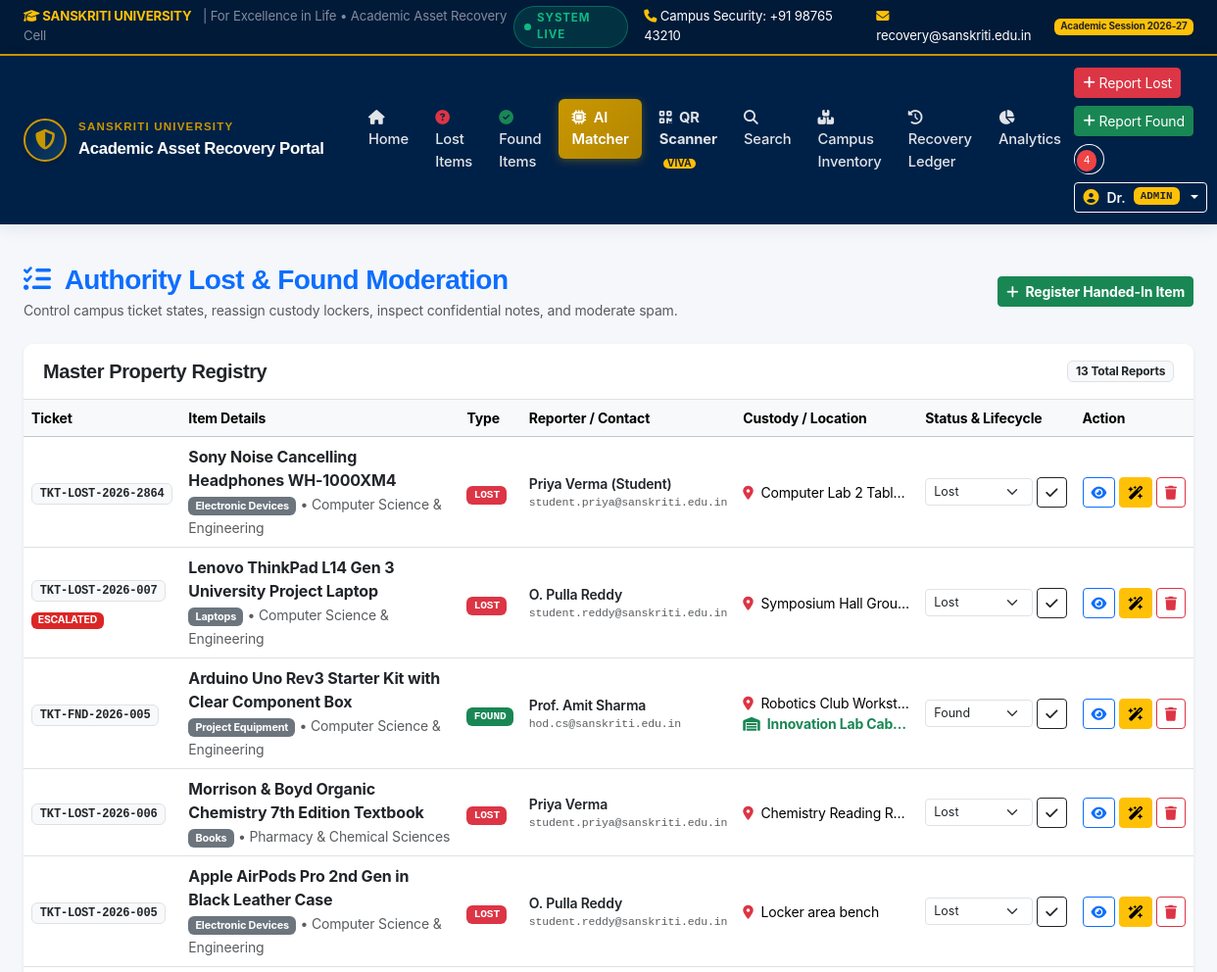
/admin/lost-found (signed in, upper part), run on an earlier commit of the app's database.
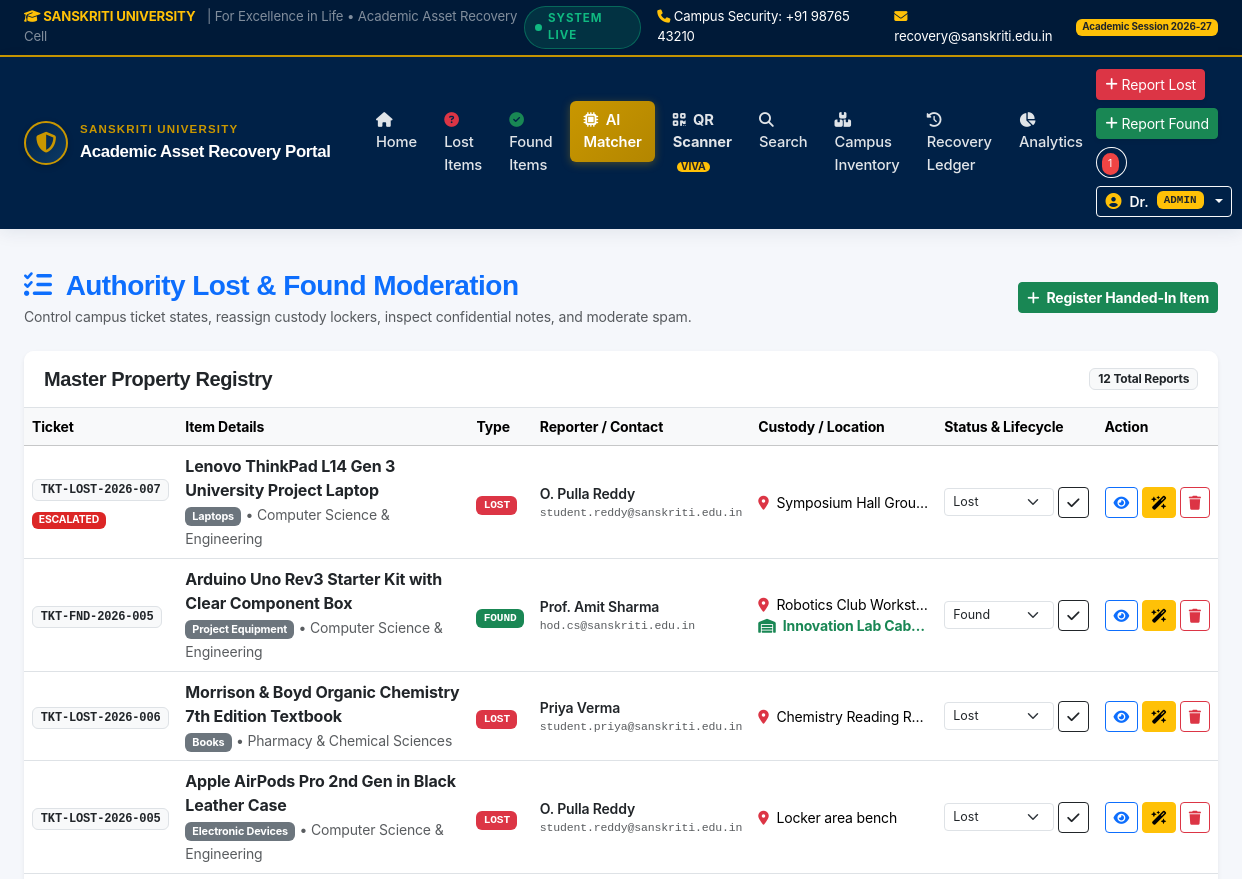
And on a later commit of the database.
### tables this page shows
CREATE TABLE items (
        id INTEGER PRIMARY KEY AUTOINCREMENT,
        ticket_number TEXT UNIQUE NOT NULL,
        type TEXT NOT NULL, -- 'lost' or 'found'
        title TEXT NOT NULL,
        category TEXT NOT NULL,
        description TEXT NOT NULL,
        department TEXT NOT NULL,
        location TEXT NOT NULL,
        building_zone TEXT NOT NULL,
        date_event TEXT NOT NULL,
        time_event TEXT,
        image_path TEXT,
        user_id INTEGER,
        reporter_name TEXT,
        reporter_contact TEXT,
        is_anonymous INTEGER DEFAULT 0,
        status TEXT NOT NULL DEFAULT 'Lost', -- 'Lost', 'Found', 'Under Claim', 'Verified', 'Returned', 'Closed'
        serial_number_hint TEXT,
        identifying_marks TEXT,
        storage_location TEXT,
        escalated INTEGER DEFAULT 0,
        escalation_reason TEXT,
        escalated_at TIMESTAMP,
        created_at TIMESTAMP DEFAULT CURRENT_TIMESTAMP,
        updated_at TIMESTAMP DEFAULT CURRENT_TIMESTAMP,
        FOREIGN KEY (user_id) REFERENCES users (id) ON DELETE SET NULL
    );

### app.py (the view)
@app.route('/admin/lost-found')
@login_required
@role_required('admin', 'staff', 'dept_head')
def admin_lost_found():
    items = database.query_db("SELECT * FROM items ORDER BY id DESC")
    return render_template('admin/items_management.html', items=items)

### app.py (called while the page is built)
@app.context_processor
def inject_global_template_data():
    user = get_current_user()
    unread_count = 0
    if user:
        row = database.query_db("SELECT COUNT(*) as c FROM notifications WHERE user_id = ? AND is_read = 0", (user['id'],), one=True)
        unread_count = row['c'] if row else 0
    return {
        'current_user': user,
        'unread_notifs_count': unread_count,
        'now_year': datetime.now().year
    }

### auth_helper.py (called while the page is built)
def get_current_user():
    if 'user_id' not in session:
        return None
    user = database.query_db("SELECT * FROM users WHERE id = ?", (session['user_id'],), one=True)
    return user

def login_required(f):
    @wraps(f)
    def decorated_function(*args, **kwargs):
        if 'user_id' not in session:
            flash("Please sign in with your university account to access this page.", "warning")
            return redirect(url_for('login', next=request.url))
        return f(*args, **kwargs)
    return decorated_function

### database.py (called while the page is built)
def get_db():
    if 'db' not in g:
        g.db = sqlite3.connect(DB_PATH)
        g.db.row_factory = sqlite3.Row
        g.db.execute("PRAGMA foreign_keys = ON")
    return g.db

### templates/admin/items_management.html (shortened to what the changed rows need)
{% extends 'base.html' %}
{% block content %}
<div class="container-fluid px-4">
    <div class="card shadow-sm border-0">
        <div class="card-header bg-white py-3 border-bottom d-flex justify-content-between align-items-center">
            <h5 class="fw-bold mb-0 text-dark">Master Property Registry</h5>
            <span class="badge bg-light text-dark border">{{ items|length }} Total Reports</span>
        </div>
        <div class="card-body p-0">
            <div class="table-responsive">
                <table class="table table-hover align-middle mb-0">
                    <thead class="table-light small">
                        <tr>
                            <th>Ticket</th>
                            <th>Item Details</th>
                            <th>Type</th>
                            <th>Reporter / Contact</th>
                            <th>Custody / Location</th>
                            <th>Status &amp; Lifecycle</th>
                            <th>Action</th>
                        </tr>
                    </thead>
                    <tbody>
                        {% for itm in items %}
                        <tr>
                            <td>
                                <span class="badge bg-light text-dark border font-monospace fw-bold">
                                    {{ itm.ticket_number }}
                                </span>
                                {% if itm.escalated %}
                                    <div class="mt-1"><span class="badge badge-escalated" style="font-size:0.65rem;">ESCALATED</span></div>
                                {% endif %}
                            </td>
                            <td>
                                <div class="fw-bold text-dark">{{ itm.title }}</div>
                                <span class="badge bg-secondary" style="font-size: 0.68rem;">{{ itm.category }}</span>
                                <span class="text-muted small">&bull; {{ itm.department }}</span>
                            </td>
                            <td>
                                <span class="badge {% if itm.type == 'lost' %}bg-danger{% else %}bg-success{% endif %} text-uppercase font-monospace" style="font-size: 0.7rem;">
                                    {{ itm.type }}
                                </span>
                            </td>
                            <td class="small">
                                {% if itm.is_anonymous %}
                                    <span class="text-muted"><i class="fa-solid fa-user-secret me-1"></i> Anonymous</span>
                                {% else %}
                                    <div class="fw-semibold text-dark">{{ itm.reporter_name or 'University Member' }}</div>
                                    <div class="text-muted font-monospace" style="font-size: 0.72rem;">{{ itm.reporter_contact }}</div>
                                {% endif %}
                            </td>
                            <td class="small">
                                <div class="text-truncate" style="max-width: 170px;"><i class="fa-solid fa-location-dot text-danger me-1"></i> {{ itm.location }}</div>
                                {% if itm.storage_location %}
                                    <div class="text-success fw-bold text-truncate" style="max-width: 170px;"><i class="fa-solid fa-warehouse me-1"></i> {{ itm.storage_location }}</div>
                                {% endif %}
                            </td>
                            <td>
                                <form method="POST" action="{{ url_for('admin_update_item_status', item_id=itm.id) }}" class="d-flex align-items-center gap-1">
                                    <select name="status" class="form-select form-select-sm" style="font-size: 0.78rem; width: 110px;">
                                        <option value="Lost" {% if itm.status == 'Lost' %}selected{% endif %}>Lost</option>
                                        <option value="Found" {% if itm.status == 'Found' %}selected{% endif %}>Found</option>
                                    </select>
                                    <button type="submit" class="btn btn-sm btn-outline-dark" title="Save Status">
                                        <i class="fa-solid fa-check"></i>
                                    </button>
                                </form>
                            </td>
                            <td>
                                <div class="d-flex gap-1">
                                    <a href="{{ url_for('item_detail', item_id=itm.id) }}" class="btn btn-sm btn-outline-primary" title="Details">
                                        <i class="fa-solid fa-eye"></i>
                                    </a>
                                    <a href="{{ url_for('item_matches_view', item_id=itm.id) }}" class="btn btn-sm btn-warning" title="AI Matches">
                                        <i class="fa-solid fa-wand-magic-sparkles"></i>
                                    </a>
                                    <form method="POST" action="{{ url_for('admin_delete_item', item_id=itm.id) }}" class="d-inline" onsubmit="return confirm('Delete ticket #{{ itm.ticket_number }} from active inventory?');">
                                        <button type="submit" class="btn btn-sm btn-outline-danger" title="Delete Spam">
                                            <i class="fa-solid fa-trash"></i>
                                        </button>
                                    </form>
                                </div>
                            </td>
                        </tr>
                        {% endfor %}
                    </tbody>
                </table>
            </div>
        </div>
    </div>
</div>
{% endblock %}

### templates/base.html (shortened to what the changed rows need)
<!DOCTYPE html>
<html lang="en">
<head>
    <link href="https://cdn.jsdelivr.net/npm/bootstrap@5.3.3/dist/css/bootstrap.min.css" rel="stylesheet">
    <link rel="stylesheet" href="https://cdnjs.cloudflare.com/ajax/libs/font-awesome/6.5.2/css/all.min.css">
    <link rel="stylesheet" href="{{ url_for('static', filename='css/style.css') }}">
</head>
<body>
    <nav class="navbar navbar-expand-lg su-navbar sticky-top">
        <div class="container-fluid px-4">
            <div class="collapse navbar-collapse" id="suNavbarNav">
                <div class="d-flex align-items-center gap-2 flex-wrap">
                    {% if current_user %}
                        <div class="position-relative me-2">
                            <a href="{{ url_for('notifications_view') }}" class="btn btn-outline-light btn-sm rounded-circle px-2" title="Notifications">
                                {% if unread_notifs_count > 0 %}
                                    <span class="notif-badge">{{ unread_notifs_count }}</span>
                                {% endif %}
                            </a>
                        </div>
                    {% endif %}
                </div>
            </div>
        </div>
    </nav>
    <main class="flex-grow-1 py-4">
        {% block content %}{% endblock %}
    </main>
</body>
</html>

What changed in the data, as far as the page shows it:
removed items: ticket_number "TKT-LOST-2026-2864", title "Sony Noise Cancelling Headphones WH-1000XM4", category "Electronic Devices", department "Computer Science & Engineering", type "LOST", reporter_name "Priya Verma (Student)", reporter_contact "student.priya@sanskriti.edu.in", location "Computer Lab 2 Tabl…", status "Lost"
Also different on the page:
{{ unread_notifs_count }}: "4" → "1"
{{ items|length }}: "13" → "12"
